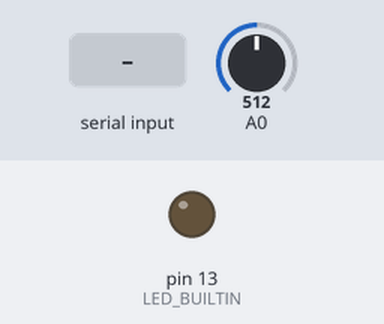
This sketch was run on a simulated Arduino Uno, built with avr-gcc and run on an emulated ATmega328P. On the bench: output pins drawn as LEDs (lit = HIGH). Inputs (shaded band) come from the test bench; at power-on: A0 = 512. What the sketch prints to the serial monitor is not drawn.

Above: at 1.2 s.
1.3 s: "s" received over Serial
At 3.5 s:
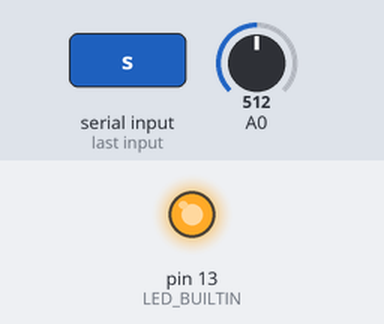
Timing chart, 0 to 9.0 s (numbered marks = the images above; inputs shaded):
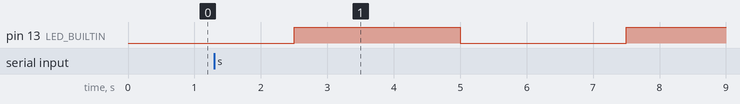

The sketch:

04_AnalogRead_Usart.ino
```cpp
#include <TimerThree.h>

void rts();

unsigned int buffer1[100];
unsigned int buffer2[100];
bool bufferFlag = false;
bool sendFlag = false;

int level = 0;        // value output to the LED

void setup() {
  // initialize serial communications at 115200 bps:
  Serial.begin(9600);
  Timer3.initialize(5000);  // every 5ms
  Timer3.attachInterrupt(rts);
  pinMode(LED_BUILTIN, OUTPUT);
}

void rts(){
  static unsigned long counter = 0;
  static unsigned int pos = 0;

  counter++;

  // Every 500 ms
  if (counter%500 == 0)
  {
    // blink led
    level = level^1;
    digitalWrite(LED_BUILTIN, level);
  }

  // Every 5 ms
  if (counter%1 == 0)
  {
    // send the value of analog input 0:
      buffer1[pos++] = analogRead(A0);
  }

    if (pos == 100)
    {
      for (unsigned int i=0; i<100; i++)
        buffer2[i] = buffer1[i];

      bufferFlag = true;
      pos = 0;
    }
  }

void loop()
{
  if (Serial.available() > 0)
  {
    sendFlag = true;
  }

  if (bufferFlag && sendFlag)
  {
    char data = Serial.read();
    if (data == 's')
    {
      for (unsigned int i=0; i<100; i++)
      {
        int high = buffer2[i]/256;
        int low = buffer2[i]%256;
        Serial.write(high);
        Serial.write(low);
      }
      bufferFlag = false;
      sendFlag = false;
    }
  }
}
```
